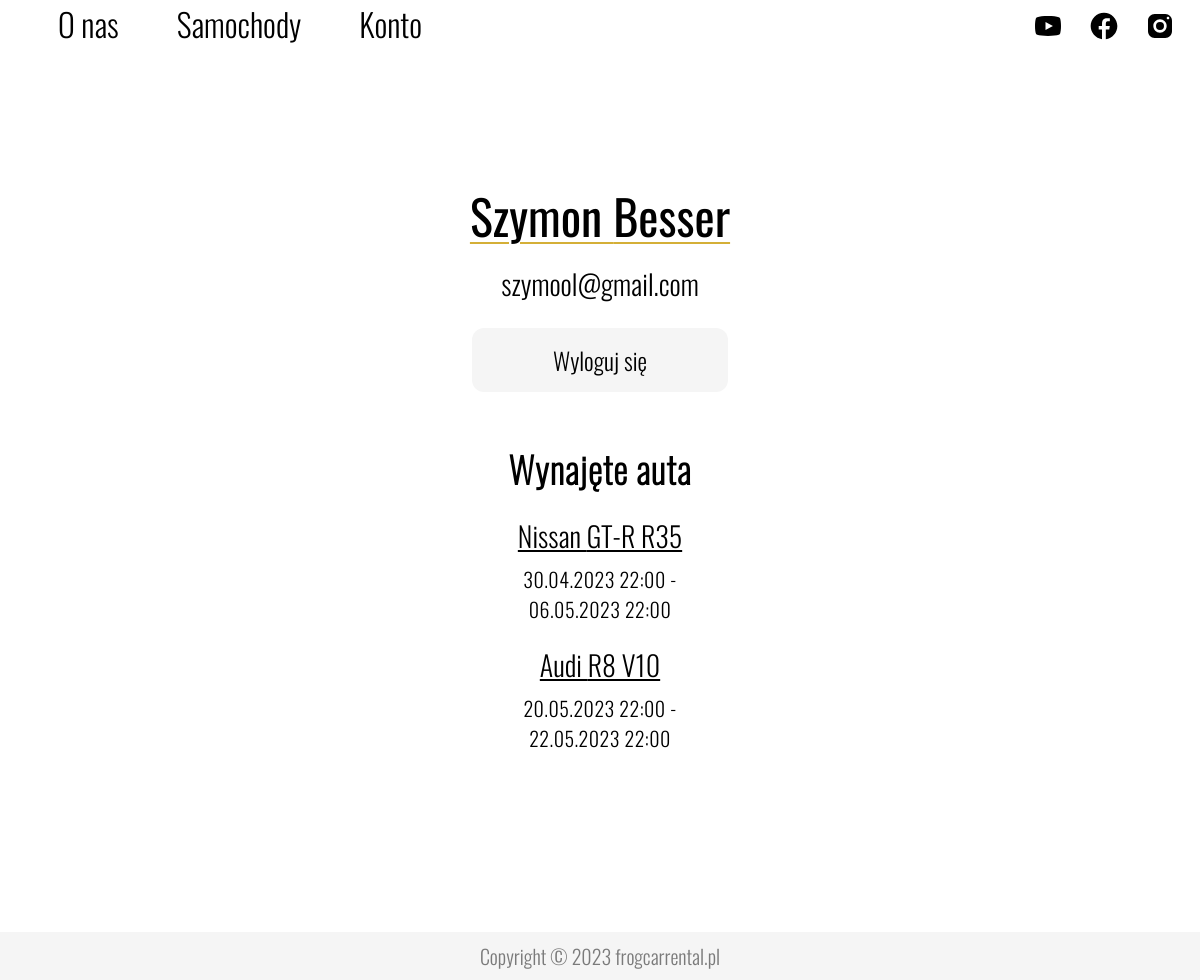
The app's page /account.php (signed in) with its own data.
### tables this page shows
CREATE TABLE users(
    id INT NOT NULL AUTO_INCREMENT PRIMARY KEY,
    name VARCHAR(128),
	surname VARCHAR(128),
	email VARCHAR(128) UNIQUE,
	password VARCHAR(128),
	is_business BOOLEAN,
	nip VARCHAR(128) UNIQUE,
	regon VARCHAR(128) UNIQUE
);

CREATE TABLE rent_data(
    rent_id INT NOT NULL AUTO_INCREMENT PRIMARY KEY,
    user_id INT NOT NULL,
    car_id INT NOT NULL,
    date_from INT,
    date_until INT,
    car_wash BOOLEAN,
    flowers BOOLEAN,
    business BOOLEAN,
    FOREIGN KEY (user_id) REFERENCES users(id),
    FOREIGN KEY (car_id) REFERENCES cars(id)
);

CREATE TABLE cars(
    id INT NOT NULL AUTO_INCREMENT PRIMARY KEY,
    brand VARCHAR(128),
	model VARCHAR(128),
	horsepower INT,
	acceleration DECIMAL(2, 1),
	top_speed INT,
	engine VARCHAR(128),
    drivetrain VARCHAR(128),
    transmission VARCHAR(128),
    fuel VARCHAR(128),
	year INT,
	price INT
);

### account.php (the view, shortened to what this page needs)
<!DOCTYPE html>
<html lang="pl">
<head>
    <link rel="stylesheet" href="style.css"/>
</head>
<body>
    <header>
        <div id="header-links">
            <a href="index.php">O nas</a>
            <a href="cars.php">Samochody</a>
            <?php
                if(isset($_SESSION["email"])){
                    echo '<a href="account.php">Konto</a>';
                } else{
                    echo '<a href="login.php">Zaloguj się</a>';
                }
            ?>
        </div>
        <div id="header-socials">
            <div class="header-icon-div"><a href="https://www.youtube.com/channel/UCVtZlKSOkcDwc2X5tu1_dtQ" target="_blank"><img src="images/icons/youtube.svg"/></a></div>
            <div class="header-icon-div"><a href="https://www.facebook.com/RobertNogalFrog/" target="_blank"><img src="images/icons/facebook.svg"/></a></div>
            <div class="header-icon-div"><a href="https://www.instagram.com/robertnogalfrog/" target="_blank"><img src="images/icons/instagram.svg"/></a></div>
        </div>
    </header>
    <main>
        <div id="account">
            <?php
                if(isset($_SESSION["email"])){
                    $conn = mysqli_connect("localhost", "root", "", "frog_car_rental");
                    $query = "SELECT name, surname, email, is_business, nip, regon FROM users WHERE email = '".$_SESSION["email"]."'";
                    $res = mysqli_query($conn, $query);
                    $row = mysqli_fetch_array($res);
                    echo "<h2>".$row["name"]." ".$row["surname"]."</h2>";
                    echo "<h4>".$row["email"]."</h4>";
                    echo '
                    <form method="POST" id="account-form">
                        <input type="submit" id="logout" name="logout" value="Wyloguj się"/>
                    </form>
                    ';
                    $conn = mysqli_connect("localhost", "root", "", "frog_car_rental");
                    $query = mysqli_query($conn, '
                    SELECT cars.brand, cars.model, rent_data.date_from, rent_data.date_until
                    FROM users
                    INNER JOIN rent_data ON users.id = rent_data.user_id
                    INNER JOIN cars ON cars.id = rent_data.car_id
                    WHERE users.email = "'.$_SESSION["email"].'" AND rent_data.date_until >= UNIX_TIMESTAMP(CURRENT_TIMESTAMP)
                    ORDER BY rent_data.date_from ASC;
                    ');
                    if(mysqli_num_rows($query) > 0){
                        echo "<h3>Wynajęte auta</h3>";
                    }
                    if(mysqli_num_rows($query) > 0){
                        while($row = mysqli_fetch_array($query)){
                            $date_from = date("d.m.Y H:i", $row["date_from"]);
                            $date_until = date("d.m.Y H:i", $row["date_until"]);
                            $car_url = implode("_", explode(" ", $row["brand"]))."_".implode("_", explode(" ", $row["model"]));
                            echo "<div class='account-car-div'>";
                            echo "<p class='account-car'><a href='rent.php?auto=".$car_url."'>".$row["brand"]." ".$row["model"]."</a></p>";
                            echo "<p class='account-date'>".$date_from." - ".$date_until."</p>";
                            echo "</div>";
                        }
                    }
                }
            ?>
        </div>
    </main>
    <footer>
        <p>Copyright &copy; 2023 frogcarrental.pl</p>
    </footer>
</body>
</html>

### style.css (style rules this page uses)
body { margin: 0; padding: 0; scroll-behavior: smooth; overflow-y: scroll; min-height: 100vh; position: relative; }
button, form input[type=submit] { background-color: whitesmoke; border-radius: 8px; border-width: 0; width: 180px; color: black; cursor: pointer; display: inline-block; font-family: "Oswald-Light"; font-size: 24px; line-height: 32px; list-style: none; margin: 0; padding: 10px 12px; text-align: center; vertical-align: baseline; white-space: nowrap; transition: background-color .2s ease-in-out, color .2s ease-in-out; }
header { width: 100%; height: 3.5rem; background-color: rgba(255, 255, 255, 0.9); backdrop-filter: blur(6px); -webkit-backdrop-filter: blur(6px); position: fixed; top: 0; left: 0; z-index: 10; display: flex; flex-direction: row; justify-content: space-between; transition: background-color .3s ease-in-out; }
#header-links { width: 40%; height: 100%; display: flex; flex-direction: row; justify-content: space-evenly; }
#header-links a { color: black; font-family: "Oswald-Light"; font-size: 32px; box-shadow: inset 0 0 0 0 #d4af37; margin: 0 -.25rem; padding: 0 .25rem; transition: color .3s ease-in-out, box-shadow .3s ease-in-out; }
#header-socials { width: 16%; height: 100%; display: flex; flex-direction: row; justify-content: space-evenly; align-items: center; }
#header-socials a { transition: opacity .2s ease-in-out; opacity: 1; }
.header-icon-div { width: 2rem; }
.header-icon-div img { width: 100%; }
a { color: black; text-decoration: none; }
p { font-family: "Oswald-Light"; font-size: 20px; }
h2 { font-family: "Oswald-Regular"; font-size: 48px; margin: 0; font-weight: normal; }
h3 { font-family: "Oswald-ExtraLight"; font-size: 32px; margin: 0; letter-spacing: 0.07rem; }
h4 { font-family: "Oswald-Light"; font-size: 28px; margin: 0; font-weight: normal; }
main { width: 100%; padding-bottom: 3rem; }
footer { width: 100%; height: 3rem; text-align: center; color: rgba(0, 0, 0, 0.5); background-color: whitesmoke; position: absolute; bottom: 0; }
footer p { margin: 0; line-height: 3rem; }
form { margin-left: auto; margin-right: auto; margin-bottom: 7vh; text-align: center; width: 30%; height: 48rem; margin-top: 10vh; border-radius: 36px; background-color: whitesmoke; }
#account { margin-top: 180px; margin-left: 240px; margin-right: 240px; text-align: center; }
#account-form { background-color: white; width: 16rem; height: 4rem; border-radius: 0; margin: 24px auto 18px auto; padding: 0; }
#account-form input[type=submit] { width: 100%; height: 100%; border-radius: 12px; }
#account h2 { margin-bottom: 12px; text-decoration: underline; text-decoration-color: #d4af37; text-decoration-thickness: 2px; text-underline-offset: 5px; }
#account h4 { margin: 4px 0 4px 0; }
#account h3 { font-size: 36px; margin: 50px 0 0 0; }
#account a { text-decoration: underline; color: black; transition: color .2s ease-in-out; }
.account-car-div { width: 33%; margin: 20px auto 20px auto; }
.account-car { font-size: 28px; margin: 0 0 8px 0; }
.account-date { font-size: 20px; margin: 0; letter-spacing: 0.03rem; }

### records on screen
users: name "Szymon", surname "Besser", email "szymool@gmail.com"
rent_data: car.brand "Nissan", car.model "GT-R R35", date_from "30.04.2023 22:00", date_until "06.05.2023 22:00"
rent_data: car.brand "Audi", car.model "R8 V10", date_from "20.05.2023 22:00", date_until "22.05.2023 22:00"
